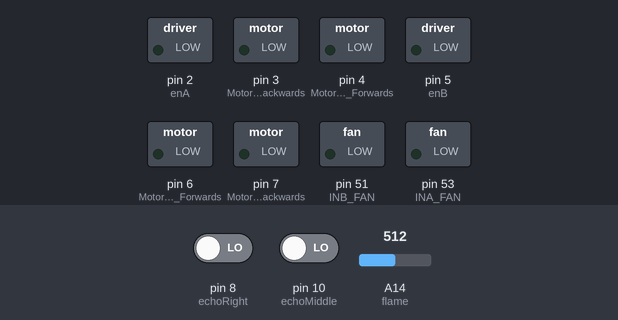
The sketch below on a simulated Arduino Mega 2560, built with avr-gcc and run on an emulated ATmega2560. Parts: switched loads named in the sketch (green lamp = pin HIGH). The test bench sets the inputs (shaded band); at power-on: A14 (flame) = 512, pin 8 (echoRight) LOW, pin 10 (echoMiddle) LOW. Pins used as bus, display or sensor lines are not drawn.

Above: at 1.2 s.
1.3 s: A14 (flame) set to 86
3.5 s: A14 (flame) set to 75
At 4.8 s:
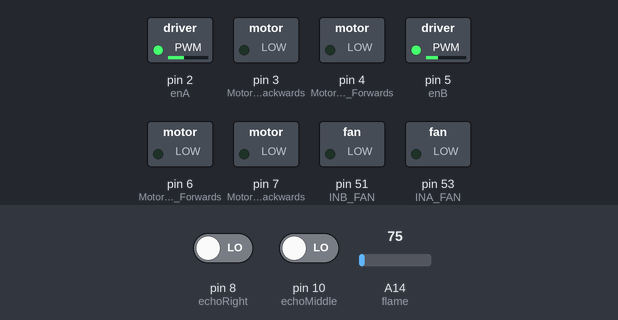
5.1 s: A14 (flame) set to 122
At 8.0 s:
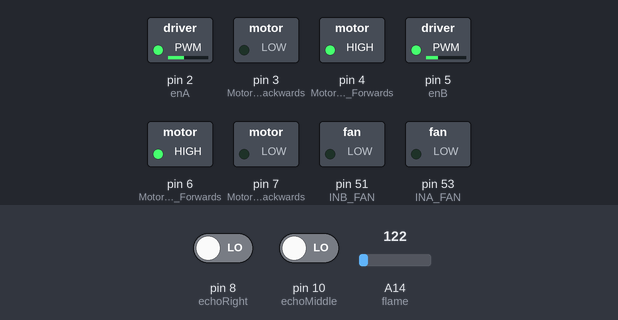
8.1 s: A14 (flame) set to 70
At 9.6 s:
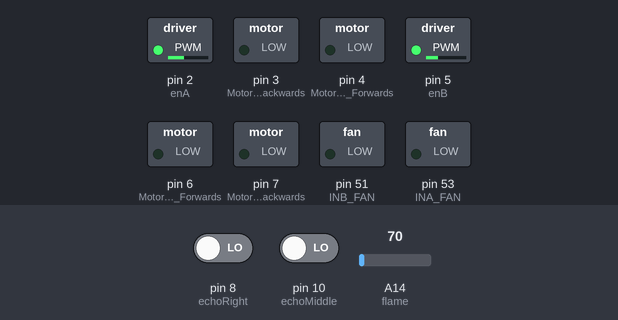
Timing chart, 0 to 10.7 s (numbered marks = the images above; inputs shaded):
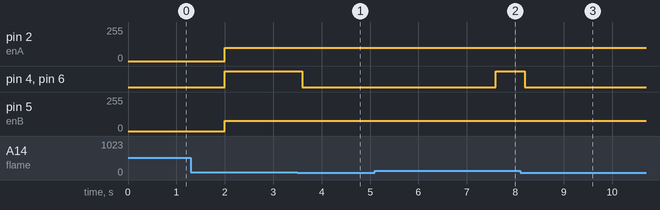

Measured:
- the behaviour switches between 81 and 80 on A14 (flame) (found by bisection; images 0 and 1)
- after the input at 3.5 s, pin 4 (Motor_Left_Forwards), pin 6 (Motor_Right_Forwards): HIGH → LOW after 0.10 s
- after the input at 5.1 s, pin 4 (Motor_Left_Forwards), pin 6 (Motor_Right_Forwards): LOW → HIGH after 2.5 s
- after the input at 8.1 s, pin 4 (Motor_Left_Forwards), pin 6 (Motor_Right_Forwards): HIGH → LOW after 0.10 s

The sketch:

final.ino
```cpp
// ----------------- Alexandre Goulão -----------------
// ------------- Fire Extinguishing Robot -------------
//
// The robot will run through a determined course, by following the wall to it's right, using an ultrassonic sensor
// The objective is to find a lit candle and extinguish it's flame

//Motor speed set between 0 and 255

int enA = 2;                      // Velocity Motor A (PIN 2)
int Motor_Left_Backwards = 3;     // Motor A (left) backwards motion -> IN1 (PIN 3)
int Motor_Left_Forwards = 4;      // Motor A (left) forwards motion -> IN2 (PIN 4)

int enB = 5;                      // Velocity Motor B (PIN 5)
int Motor_Right_Forwards = 6;     // Motor B (right) forwards motion -> IN3 (PIN 6)
int Motor_Right_Backwards = 7;    // Motor B (right) backwards motion -> IN4 (PIN 7)

int i = 1;

long distanceRight;               // Distance for the ultrasonic sensor on the right
long distanceMiddle;              // Distance for the ultrasonic sensor on the front (middle)
long time1;                       // Time it takes to transmit the ultrasonic signal in the sensor place on the right
long time2;                       // Time it takes to transmit the ultrasonic signal in the sensor place on the front (middle)
int trigRight = 9;                // The trig PIN of the sensor to the right is connected to PIN 9 on the arduino
int echoRight = 8;                // The echo PIN of the sensor to the right is connected to PIN 8 on the arduino
int trigMiddle = 11;              // The trig PIN of the middle sensor is connected to PIN 11 on the arduino
int echoMiddle = 10;              // The echo PIN of the middle sensor is connected to PIN 10 on the arduino

int INA_FAN = 53;                 // Connects the INA pin of the FAN to PIN 31 of the board (moving clockwise)
int INB_FAN = 51;                 // Connects the INB pin of the FAN to PIN 30 of the board (moving counter-clockwise)

int flame_value = analogRead(A14);                   // Initialize the flame value of the sensor by connecting it to PIN analog 6


void setup() {
  Serial.begin(9600);                               // Establish serial communication between arduino board and the user device
  pinMode(enA, OUTPUT);                             // Set enA has output
  pinMode(enB, OUTPUT);                             // Set enB has output
  pinMode(Motor_Left_Backwards, OUTPUT);            // Set Motor_Left_Backwards has output
  pinMode(Motor_Left_Forwards, OUTPUT);             // Set Motor_Left_Forwards has output
  pinMode(Motor_Right_Forwards, OUTPUT);            // Set Motor_Right_Forwards has output
  pinMode(Motor_Right_Backwards, OUTPUT);           // Set Motor_Right_Backwards has output

  pinMode(trigRight, OUTPUT);                       // Set trigRight has output
  pinMode(echoRight, INPUT);                        // Set echoRight has input
  pinMode(trigMiddle, OUTPUT);                      // Set trigMiddle has output
  pinMode(echoMiddle, INPUT);                       // Set echoMiddle has input

  pinMode(A6, INPUT);                               // Set A6 has input
  pinMode(INA_FAN, OUTPUT);                         // Set INA_FAN has output
  pinMode(INB_FAN, OUTPUT);                         // Set INB_FAN has output
}

// The difference in speeds when both motors are going in the same directions, happens because of the weigth distribituion
//on the chassi and because of the physical properties of both motors.


// Both motors go FORWARD
void FORWARD()
{
  digitalWrite(Motor_Left_Forwards, HIGH);
  digitalWrite(Motor_Left_Backwards, LOW);
  analogWrite(enA, 100);
  digitalWrite(Motor_Right_Forwards, HIGH);
  digitalWrite(Motor_Right_Backwards, LOW);
  analogWrite(enB, 76);
}

// Move FORWARD to the RIGHT, by only turning on the LEFT motor
void FORWARD_RIGHT()
{
  digitalWrite(Motor_Left_Backwards, LOW);
  digitalWrite(Motor_Left_Forwards, HIGH);
  analogWrite(enA, 85);
  digitalWrite(Motor_Right_Forwards, LOW);
  digitalWrite(Motor_Right_Backwards, LOW);
}

// Move FORWARD to the LEFT, by only turning on the RIGHT motor
void FORWARD_LEFT()
{
  digitalWrite(Motor_Left_Backwards, LOW);
  digitalWrite(Motor_Left_Forwards, LOW);
  digitalWrite(Motor_Right_Forwards, HIGH);
  digitalWrite(Motor_Right_Backwards, LOW);
  analogWrite(enB, 84);
}

// Move BACKWARD to the RIGHT, by only turning on the LEFT motor
void BACKWARD_RIGHT()
{
  digitalWrite(Motor_Left_Backwards, HIGH);
  digitalWrite(Motor_Left_Forwards, LOW);
  analogWrite(enA, 115);
  digitalWrite(Motor_Right_Forwards, LOW);
  digitalWrite(Motor_Right_Backwards, LOW);
}

// Move BACKWARD to the LEFT, by only turning on the RIGHT motor
void BACKWARD_LEFT()
{
  digitalWrite(Motor_Left_Backwards, LOW);
  digitalWrite(Motor_Left_Forwards, LOW);
  digitalWrite(Motor_Right_Forwards, LOW);
  digitalWrite(Motor_Right_Backwards, HIGH);
   analogWrite(enB, 84);
}

// Both motors go BACKWARD
void BACKWARD() {
  digitalWrite(Motor_Left_Backwards, HIGH);
  digitalWrite(Motor_Left_Forwards, LOW);
  analogWrite(enA, 110);
  digitalWrite(Motor_Right_Forwards, LOW);
  digitalWrite(Motor_Right_Backwards, HIGH);
  analogWrite(enB, 100);
}

// The robot moves SLOWLY in a curve to the RIGHT
void HARD_TURN_RIGHT() {
  digitalWrite(Motor_Left_Backwards, HIGH);
  digitalWrite(Motor_Left_Forwards, LOW);
  analogWrite(enA, 115);
  digitalWrite(Motor_Right_Forwards, HIGH);
  digitalWrite(Motor_Right_Backwards, LOW);
  analogWrite(enB, 105);
}

// The robot moves SLOWLY in a curve to the LEFT
void HARD_TURN_LEFT() {
  digitalWrite(Motor_Left_Backwards, LOW);
  digitalWrite(Motor_Left_Forwards, HIGH);
  analogWrite(enA, 120);
  digitalWrite(Motor_Right_Forwards, LOW);
  digitalWrite(Motor_Right_Backwards, HIGH);
  analogWrite(enB, 110);
}

// The robot moves RAPIDLY in a curve to the RIGHT
void SOFT_TURN_RIGHT() {
  digitalWrite(Motor_Left_Backwards, LOW);
  digitalWrite(Motor_Left_Forwards, HIGH);
  analogWrite(enA, 95);
  digitalWrite(Motor_Right_Forwards, HIGH);
  digitalWrite(Motor_Right_Backwards, LOW);
  analogWrite(enB, 135);
}

// The robot moves RAPIDLY in a curve to the LEFT
void SOFT_TURN_LEFT() {
  digitalWrite(Motor_Left_Backwards, LOW);
  digitalWrite(Motor_Left_Forwards, HIGH);
  analogWrite(enA, 135);
  digitalWrite(Motor_Right_Forwards, HIGH);
  digitalWrite(Motor_Right_Backwards, LOW);
  analogWrite(enB, 95);
}

// Stops the right motor
void STOP_RIGHT() {
  digitalWrite(Motor_Left_Backwards, LOW);
  digitalWrite(Motor_Left_Forwards, LOW);
}

// Stops the left motor
void STOP_LEFT() {
  digitalWrite(Motor_Right_Forwards, LOW);
  digitalWrite(Motor_Right_Backwards, LOW);
}

void loop() {

  // Applies a 1 microsecond pulse to make sure the RIGHT trig PIN is clear
  digitalWrite(trigRight,LOW);
  delayMicroseconds(1);

  // Applies a 10 microsecond pulse to generate the ultrasound wave for the RIGHT sensor
  digitalWrite(trigRight, HIGH);
  delayMicroseconds(10);

  //pulseIn function reads the travel time and puts that value into the variable “distanceRight”
  time1 = pulseIn(echoRight, HIGH);

  //Gives the exact distance between the obstacle and the sensor on the right in cm
  distanceRight= int(0.017*time1);

  // Applies a 1 microsecond pulse to make sure the LEFT trig PIN is clear
  digitalWrite(trigMiddle,LOW);
  delayMicroseconds(1);

  // Applies a 10 microsecond pulse to generate the ultrasound wave for the LEFT sensor
  digitalWrite(trigMiddle, HIGH);
  delayMicroseconds(10);

  //pulseIn function reads the travel time and puts that value into the variable “distanceLeft”
  time2 = pulseIn(echoMiddle, HIGH);

  //Gives the exact distance between the obstacle and the sensor on the right in cm
  distanceMiddle= int(0.017*time2);

  // If the middle sensors doesn't find the wall, and the right sensor can find the wall, it will simply move forward
  if (distanceMiddle > 20 && distanceRight < 20)
  {
    FORWARD();
  }

  // If the middle sensor finds the wall, and the right sensor can find the wall, it means it has to make a slow turn to the left to compensate
  else if (distanceMiddle < 20 && distanceRight < 20)
  {
    HARD_TURN_LEFT();
  }

  // If neither sensor can find the wall too close, it means the robot has reached an intersection and has to make a fast turn to the left
  else if (distanceMiddle > 20 && distanceRight > 20)
  {
   FORWARD_LEFT();
  }

  // If the middle sensor get's too close to the wall, it will move backwards
  else if (distanceMiddle < 4 && distanceRight > 10)
  {
   BACKWARD();
  }

  // If the flame value is less or equal to 300, it means the sensor found a flame
  if (flame_value <= 300)
  {
    while(i == 1)
    {
      int flame_value = analogRead(A14);                 // Continuously read the value of the flame

      // If the flame value is greater than 80 it means the flame is still too far away and the robot has to move forward
      if(flame_value > 80)
      {
        FORWARD();
      }

      // If the flame value is less than 80 it means the flame is close enough for the fan to put it away
      else if (flame_value <= 80)
      {
        delay(100);
        STOP_LEFT();                                    // Starts off my shutting down the left motor
        STOP_RIGHT();                                   // Turns off the right motor
        digitalWrite(31, HIGH);                         // Turns ON the fan
        delay(4000);                                    // Fan is ON for 4 seconds to put out the flame
        digitalWrite(31, LOW);                          // Turns the fan OFF
      }

      // In case neither condition is met, it will stop for 1 second and resume searching for the flame
      else
      {
        STOP_LEFT();
        STOP_RIGHT();
        delay(1000);
      }
    }
  }

  // Prints the current value of the flame
  Serial.print("Value of the flame: ");
  Serial.println(flame_value);
}
```
